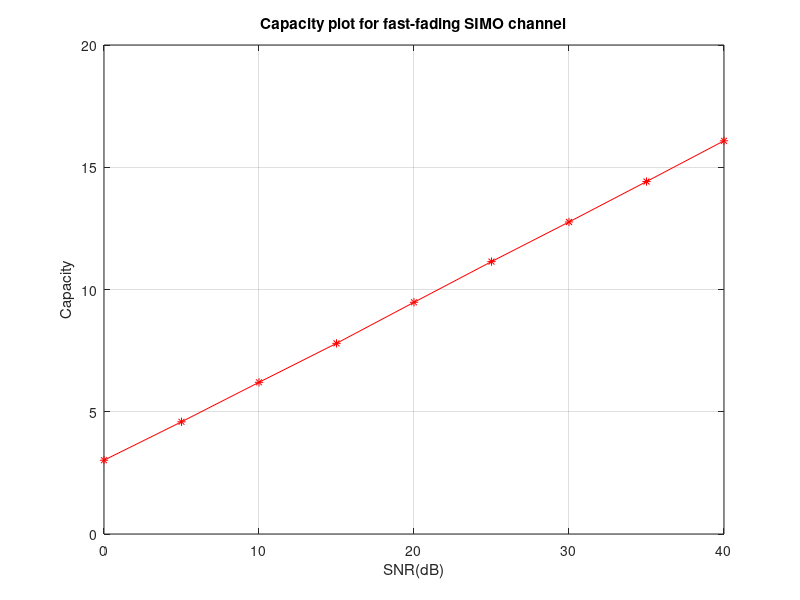

Write MATLAB code to recreate this figure.
% create an array from 0 dB to 40 dB in steps of 5 dB
SNR_dB =0:5:40;

% calculate the linear value of SNR
SNR = 10 .^ (SNR_dB/10);
% create a all zero array
C=zeros(1,length(SNR));
nr=4;

% create a for loop which will run for every SNR values
for i=1:length(SNR)
    % create a all zeros array
    capacity=zeros(1,1000);

    % create a for loop which will run 1000 times
    for j=1:1000

        % Generate nr × 1 channel h whose entries are iid complex-Gaussian with zero mean and unity variance.
        h=(normrnd(0,1,[nr,1])+1j*normrnd(0,1,[nr,1]));
        a=norm(h)*norm(h);

        % calculte the capcity
        capacity(j)=log2(1+(a*SNR(i)));
    end
    % Compute C=E(log(1+SNR*||h||^2) i.e. averaging the values of capacity
    C(i)=mean(capacity);

end

% plot the capacity vs SNR(dB) graph
plot(SNR_dB,C,'r-*')
title("Capacity plot for fast-fading SIMO channel")
xlabel("SNR(dB)");
ylabel("Capacity");
grid on
